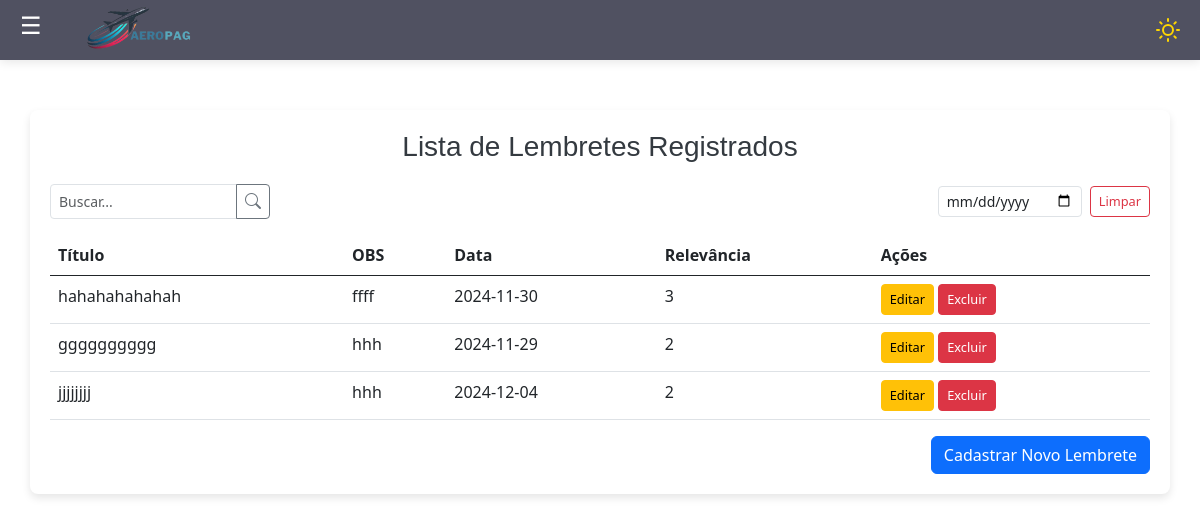
/listar/lembretes/ (signed in), run on the app's committed database.
### lembretes/models.py (models this page shows, shortened)
class Lembrete(models.Model):
    titulo = models.CharField(max_length=50, verbose_name="Título")
    descricao = models.CharField(max_length=250, blank=True, default='', verbose_name="Descrição")
    obs = models.CharField(max_length=50, blank=True, default='', verbose_name="OBS")
    relevancia = models.IntegerField(default=1, verbose_name="Grau de Relevância")
    data = models.DateField()
    usuario = models.ForeignKey(User, on_delete=models.PROTECT)
    class Meta:
        ordering = ['-relevancia']

### lembretes/views.py (the view)
# urls.py: path('listar/lembretes/', LembreteList.as_view(), name='listar-lembretes'),
class LembreteList(LoginRequiredMixin, ListView):
    model = Lembrete
    template_name = 'listas/lembrete.html'
    def get_queryset(self):
        return Lembrete.objects.filter(usuario=self.request.user)  # Filtrando pelos lembretes do usuário logado

### lembretes/templates/listas/lembrete.html (shortened to what this page needs)
{% extends 'modelo.html' %}
{% load static %}
{% block conteudo %}
<link href="https://cdn.jsdelivr.net/npm/bootstrap@5.3.0-alpha1/dist/css/bootstrap.min.css" rel="stylesheet">
<link rel="stylesheet" href="https://cdnjs.cloudflare.com/ajax/libs/font-awesome/6.0.0-beta3/css/all.min.css">
<div class="container">
    <h3>Lista de Lembretes Registrados</h3>
    <div class="d-flex justify-content-between align-items-center mb-3">
        <div class="input-group" style="max-width: 20%;">
            <input type="text" class="form-control form-control-sm" id="search-lembrete" placeholder="Buscar...">
            <button class="btn btn-outline-secondary btn-sm" type="button">
                <i class="bi bi-search"></i>
            </button>
        </div>
        <div class="d-flex align-items-center" style="gap: 0.5rem;">
            <input type="date" class="form-control form-control-sm" id="filter-date" style="max-width: 150px;">
            <button class="btn btn-outline-danger btn-sm" id="clear-filters">Limpar</button>
        </div>
    </div>
    <table class="table" id="lembrete-table">
        <thead>
            <tr>
                <th scope="col">Título</th>
                <th scope="col">OBS</th>
                <th scope="col">Data</th>
                <th scope="col">Relevância</th>
                <th scope="col">Ações</th>
            </tr>
        </thead>
        <tbody>
            {% for lembrete in object_list %}
            <tr>
                <td class="titulo">{{ lembrete.titulo }}</td>
                <td class="obs">{{ lembrete.obs }}</td>
                <td class="data">{{ lembrete.data|date:"Y-m-d" }}</td>
                <td>{{ lembrete.relevancia }}</td>
                <td>
                    <a href="{% url 'editar-lembrete' pk=lembrete.id %}" class="btn btn-warning btn-sm">Editar</a>
                    <form action="{% url 'excluir-lembrete' lembrete.pk %}" method="POST" style="display:inline;">
                        <button type="submit" class="btn btn-danger btn-sm" title="Excluir">Excluir</button>
                    </form>
                </td>
            </tr>
            {% empty %}
            <tr>
                <td colspan="5" class="text-center">Nenhum lembrete registrado.</td>
            </tr>
            {% endfor %}
        </tbody>
    </table>
    <div class="text-end mt-3">
        <a href="{% url 'cadastrar-lembrete' %}" class="btn btn-primary">Cadastrar Novo Lembrete</a>
    </div>
</div>
{% endblock %}

### static/css/estilo.css (style rules this page uses)
body { background-color: #84aea4; }

### paginas/templates/modelo.html (style rules this page uses)
body { margin: 0; font-family: Arial, sans-serif; display: flex; min-height: 100vh; overflow-x: hidden; flex-direction: column; background-color: white; transition: background-color 0.3s, color 0.3s; }
body.light { background-color: #ffffff; color: #000000; }
.form-control { border-radius: 20px; padding-left: 30px; }

### lembretes/templates/listas/lembrete.html (style rules this page uses)
h3 { text-align-last: center; }
body { background-color: #e9eaeb; }
.container { margin-top: 30px; padding: 20px; border-radius: 8px; background-color: white; box-shadow: 0 4px 8px rgba(0, 0, 0, 0.1); }
h3 { color: #343a40; margin-bottom: 20px; }
#search-lembrete, #filter-date { font-size: 0.875rem; padding: 0.25rem 0.5rem; }
.btn-sm { font-size: 0.8rem; padding: 0.3rem 0.5rem; }
.bi-search { font-size: 1rem; }

### data on the page
Lembrete: titulo "hahahahahahah", obs "ffff", data "2024-11-30", relevancia "3"
Lembrete: titulo "gggggggggg", obs "hhh", data "2024-11-29", relevancia "2"
Lembrete: titulo "jjjjjjjj", obs "hhh", data "2024-12-04", relevancia "2"
